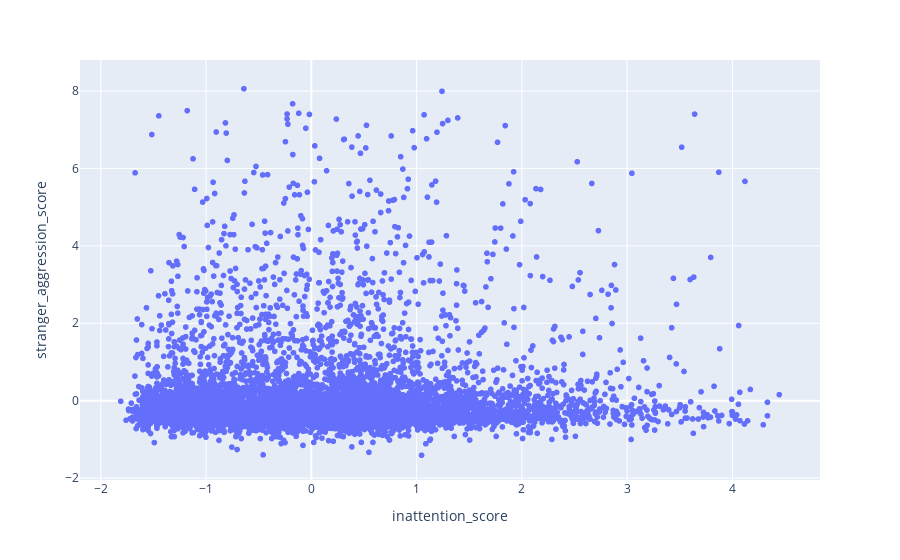

The code cell stored with this chart in its notebook:
### Markdown cell above
### Innatetion

### Code cell
px.scatter(dogs, x='inattention_score', y='stranger_aggression_score').show()

A = pd.concat([dogs, pd.cut(dogs['inattention_score'], np.linspace(-2, 5, 50)).rename('interval')], axis=1)

B = A.groupby('interval')['stranger_aggression_score'].mean()
axe = sns.barplot(B)

C = pd.concat([A, A.groupby('interval')['stranger_aggression_score'].transform('count').rename('CCC')], axis=1)
axe = sns.stripplot(C.loc[C['CCC'] < 10], x='interval', y='stranger_aggression_score', color='red', ax=axe)
axe.set_xticklabels('')
pass

### Figure 1 — Plotly figure (JSON) as saved in the notebook; plotly's stock layout.template omitted (floating-point values rounded to 4 significant figures; data arrays with more than 128 entries replaced by an {"elided": "..."} marker saying what was removed)
{"data": [{"hovertemplate": "inattention_score=%{x}<br>stranger_aggression_score=%{y}<extra></extra>", "legendgroup": "", "marker": {"color": "#636efa", "symbol": "circle"}, "mode": "markers", "name": "", "showlegend": false, "type": "scattergl", "x": {"elided": "15371 float values"}, "xaxis": "x", "y": {"elided": "15371 float values"}, "yaxis": "y"}], "layout": {"legend": {"tracegroupgap": 0}, "margin": {"t": 60}, "xaxis": {"anchor": "y", "domain": [0, 1], "title": {"text": "inattention_score"}}, "yaxis": {"anchor": "x", "domain": [0, 1], "title": {"text": "stranger_aggression_score"}}}}
